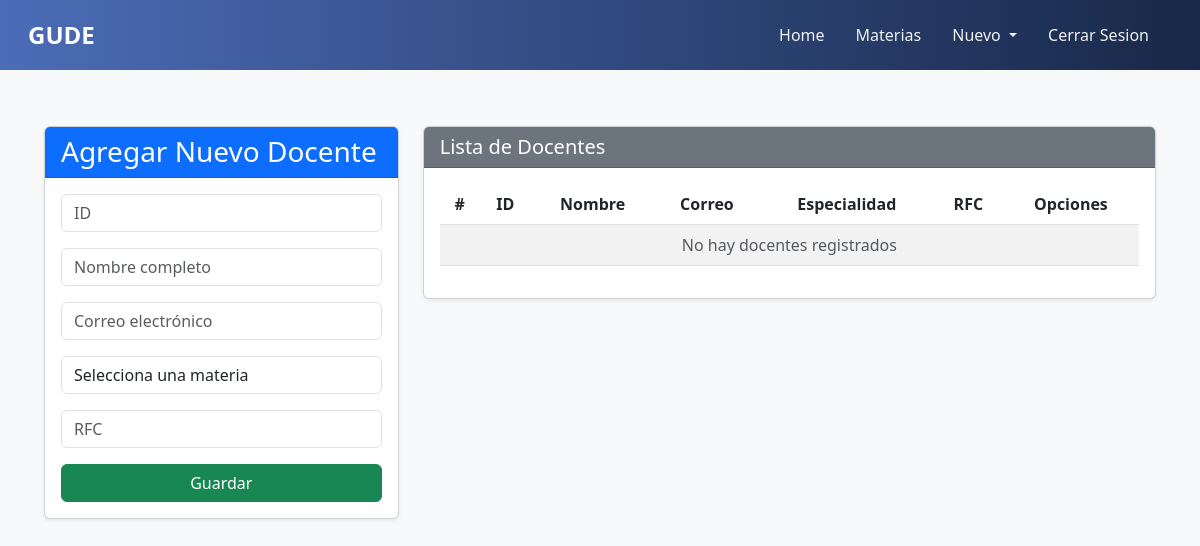
/nuevodocente/, run on an earlier commit of the app's database.
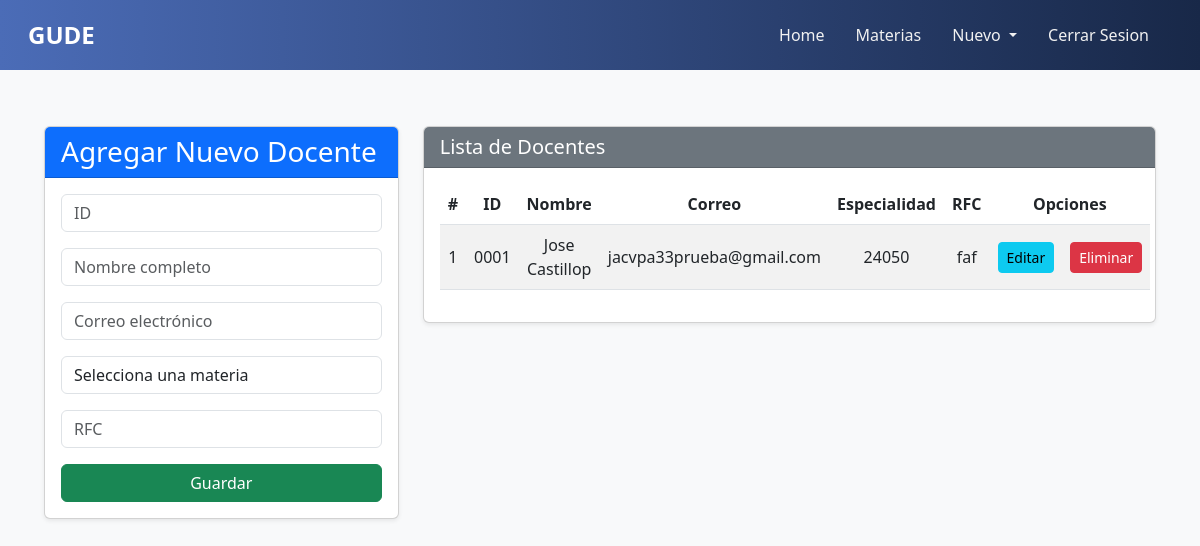
And on a later commit of the database.
### Aplicaciones/General/models.py (models this page shows, shortened)
class Docente(models.Model):
    id = models.CharField(primary_key=True, max_length=9)
    nombre = models.CharField(max_length=100)
    correo = models.EmailField(unique=True)
    especialidad = models.CharField(max_length=100, blank=True, null=True)
    rfc = models.CharField(max_length=13, unique=True)

### Aplicaciones/General/views.py (the view)
# urls.py: path('nuevodocente/', views.nuevodocente, name='nuevodocente'),
def nuevodocente(request):
    docentes = Docente.objects.all()
    cursos = Curso.objects.all()  # Traer todas las materias
    return render(request, "nuevodocente.html", {"docentes": docentes, "cursos": cursos})

### Aplicaciones/General/templates/nuevodocente.html (shortened to what this page needs)
{% extends "./base.html" %}
{% load static %}
{% block body %}
<div class="container mt-4">
  <div class="row">
    <div class="col-md-4">
      <div class="card shadow-sm">
        <div class="card-header bg-primary text-white">
          <h3 class="mb-0">Agregar Nuevo Docente</h3>
        </div>
        <div class="card-body">
          <form action="{% url 'registrarDocente' %}" method="post">
            <div class="form-group mb-3">
          <input type="text" name="txtId" id="txtId" class="form-control" placeholder="ID" maxlength="9" required>
            </div>
            <div class="form-group mb-3">
              <input type="text" name="txtNombre" id="txtNombre" class="form-control" placeholder="Nombre completo" maxlength="100" required />
            </div>
            <div class="form-group mb-3">
              <input type="email" name="txtCorreo" id="txtCorreo" class="form-control" placeholder="Correo electrónico" required />
            </div>
            <div class="form-group mb-3">
              <select name="txtEspecialidad" id="txtEspecialidad" class="form-control">
                <option value="" selected disabled>Selecciona una materia</option>
            </select>
            </div>
            <div class="form-group mb-3">
              <input type="text" name="txtRfc" id="txtRfc" value="{{ docente.rfc }}" class="form-control" placeholder="RFC" maxlength="13" required>
            </div>
            <button type="submit" class="btn btn-success w-100">Guardar</button>
          </form>
        </div>
      </div>
    </div>
    <div class="col-md-8">
      <div class="card shadow-sm">
        <div class="card-header bg-secondary text-white">
          <h5 class="mb-0">Lista de Docentes</h5>
        </div>
        <div class="card-body table-responsive">
          <table class="table table-striped table-hover">
            <thead>
              <tr>
                <th>#</th>
                <th>ID</th>
                <th>Nombre</th>
                <th>Correo</th>
                <th>Especialidad</th>
                <th>RFC</th>
                <th colspan="2">Opciones</th>
              </tr>
            </thead>
            <tbody>
              {% for d in docentes %}
              <tr>
                <td>{{ forloop.counter }}</td>
                <td>{{ d.id }}</td>
                <td>{{ d.nombre }}</td>
                <td>{{ d.correo }}</td>
                <td>{{ d.especialidad }}</td>
                <td>{{ d.rfc }}</td>
                <td><a href="{% url 'edicionDocente' d.id %}" class="btn btn-info btn-sm">Editar</a></td>
                <td><a href="{% url 'eliminacionDocente' d.id %}" class="btn btn-danger btn-sm btnEliminacion">Eliminar</a></td>
              </tr>
              {% empty %}
              <tr>
                <td colspan="8" class="text-center text-muted">No hay docentes registrados</td>
              </tr>
              {% endfor %}
            </tbody>
          </table>
        </div>
      </div>
    </div>
  </div>
</div>
{% endblock %}

### Aplicaciones/General/templates/base.html (shortened to what this page needs)
<!DOCTYPE html>
<html lang="es">
<head>
  {% load static%}
   <link href="https://cdn.jsdelivr.net/npm/bootstrap@5.3.0/dist/css/bootstrap.min.css" rel="stylesheet">
   <link rel="stylesheet" href="{% static 'css/Materias.css'%}">
</head>
<body>
    <nav class="navbar navbar-expand-lg">
      <div class="container-fluid">
        <a class="navbar-brand" href="#">GUDE</a>
        <div class="collapse navbar-collapse" id="navbarNavDropdown">
          <ul class="navbar-nav ms-auto">
            <li class="nav-item">
              <a class="nav-link" href="{% url 'home' %}">Home</a>
            </li>
            <li class="nav-item">
              <a class="nav-link" href="{% url 'materias' %}">Materias</a>
            </li>
            <li class="nav-item dropdown">
              <a class="nav-link dropdown-toggle" href="#" role="button" data-bs-toggle="dropdown" aria-expanded="false">
               Nuevo
              </a>
            </li>
            <li class="nav-item">
              <a class="nav-link" href="{% url 'cerrar_sesion' %}">Cerrar Sesion</a>
            </li>
          </ul>
        </div>
      </div>
    </nav>
    <div class="container-content">
        {% block body %}{% endblock %}
    </div>
</body>
</html>
</body>
</html>
</body>
</html>

### Aplicaciones/General/static/css/Materias.css (style rules this page uses)
th, td { text-align: center; vertical-align: middle; }
body { background: black; }

### Aplicaciones/General/templates/base.html (style rules this page uses)
body { background-color: #f8f9fa; font-family: 'Segoe UI', sans-serif; }
.navbar { background: linear-gradient(90deg, #4b6cb7, #182848); padding: 0.75rem 1rem; }
.navbar-brand { font-weight: bold; font-size: 1.5rem; color: #fff; }
.navbar-nav .nav-link { color: #f1f1f1; margin-right: 15px; transition: color 0.3s ease; }
.container-content { padding: 2rem; }

What changed in the data, as far as the page shows it:
added Docente: id "0001", nombre "Jose Castillop", correo "jacvpa33prueba@gmail.com", especialidad "24050", rfc "faf"
Also different on the page:
text no longer shown: "No hay docentes registrados"
